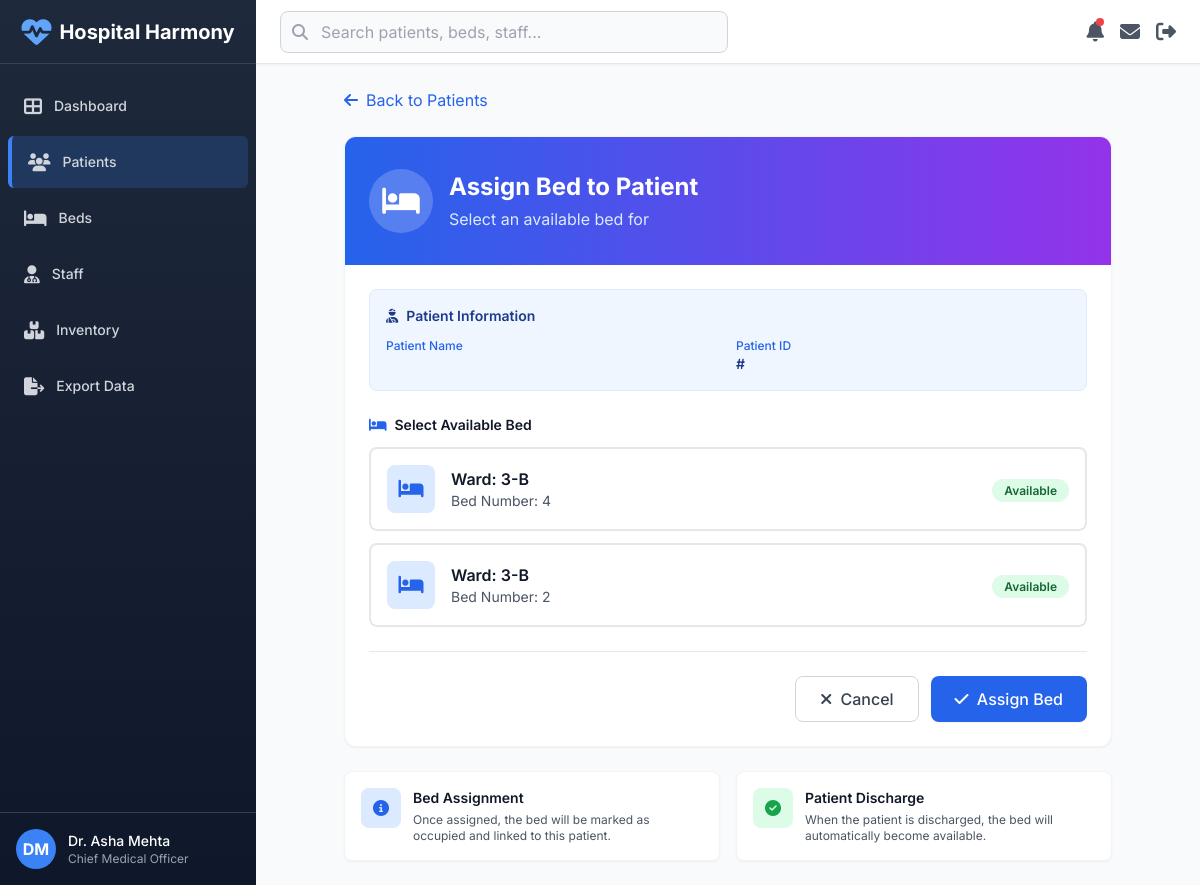
/patients/assign/4 (signed in), run on an earlier commit of the app's database.
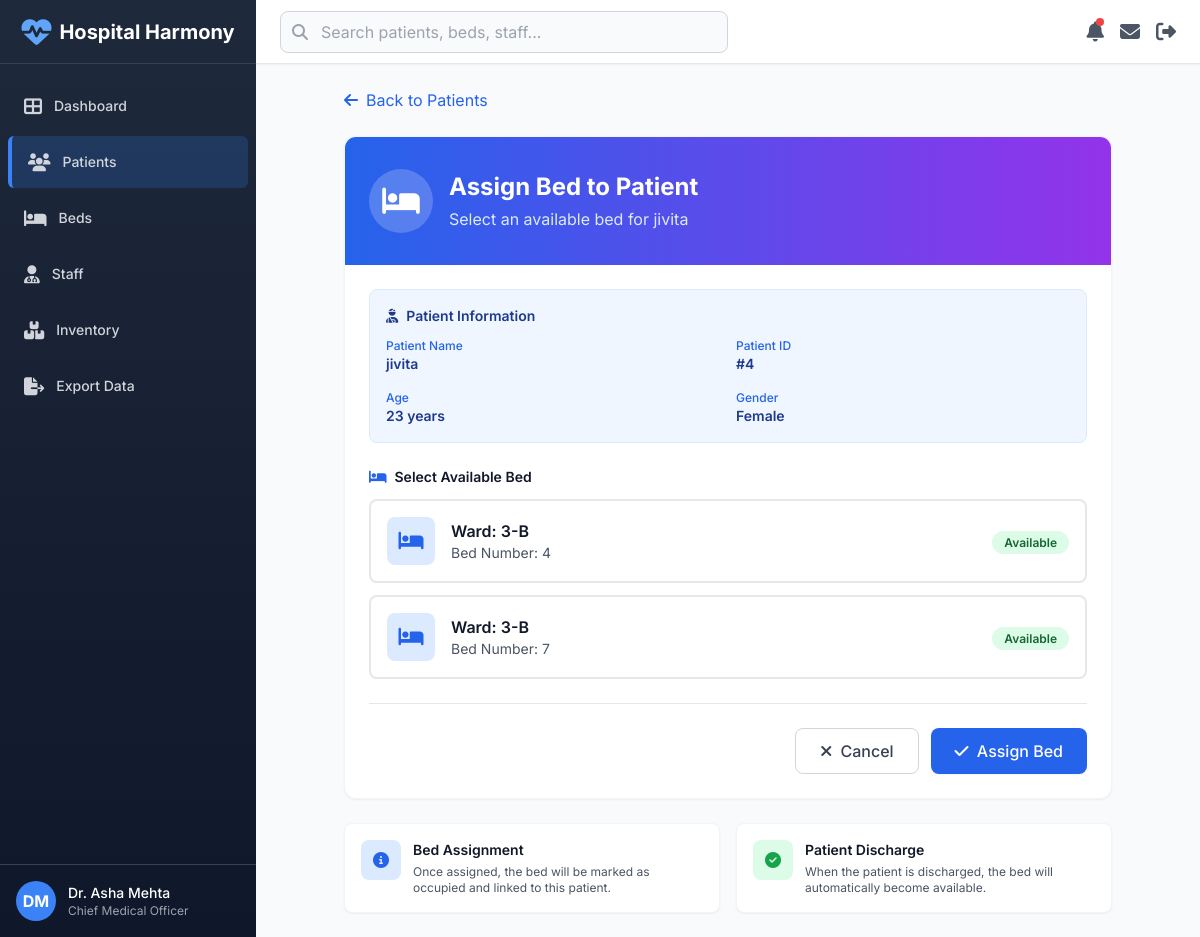
And on a later commit of the database.
### tables this page shows
CREATE TABLE beds (
    id INTEGER PRIMARY KEY AUTOINCREMENT,
    ward TEXT NOT NULL,
    bed_number TEXT NOT NULL,
    status TEXT NOT NULL DEFAULT 'available'
);

CREATE TABLE patients (
    id INTEGER PRIMARY KEY AUTOINCREMENT,
    name TEXT NOT NULL,
    age INTEGER,
    gender TEXT,
    admission_reason TEXT,
    bed_id INTEGER,
    FOREIGN KEY(bed_id) REFERENCES beds(id)
);

### app.py (the view)
@app.route('/patients/assign/<int:pid>')
@login_required
def assign_bed(pid):
    db = get_db(); cur = db.cursor()
    cur.execute("SELECT * FROM beds WHERE status='available'")
    beds = cur.fetchall()
    cur.execute('SELECT * FROM patients WHERE id=?', (pid,))
    patient = cur.fetchone()
    return render_template('assign_bed.html', patient=patient, beds=beds)

### app.py (called while the page is built)
def login_required(f):
    @wraps(f)
    def wrapped(*args, **kwargs):
        if 'user' not in session:
            return redirect(url_for('login'))
        return f(*args, **kwargs)
    return wrapped

### database.py (called while the page is built)
def get_db():
    global _conn
    if _conn is None:
        _conn = sqlite3.connect(DB_PATH, check_same_thread=False)
        _conn.row_factory = sqlite3.Row
    return _conn

### templates/assign_bed.html (shortened to what the changed rows need)
{% extends "layout.html" %}
{% block content %}
<div class="max-w-3xl mx-auto">
    <div class="bg-white rounded-xl shadow-sm border border-gray-100 overflow-hidden">
        <div class="bg-gradient-to-r from-blue-600 to-purple-600 px-6 py-8 text-white">
            <div class="flex items-center">
                <div>
                    <h1 class="text-2xl font-bold">Assign Bed to Patient</h1>
                    <p class="text-blue-100 mt-1">Select an available bed for {{ patient['name'] }}</p>
                </div>
            </div>
        </div>
        <div class="p-6">
            <div class="bg-blue-50 rounded-lg p-4 mb-6 border border-blue-100">
                <div class="grid grid-cols-2 gap-4">
                    <div>
                        <p class="text-xs text-blue-600 font-medium">Patient Name</p>
                        <p class="text-sm font-semibold text-blue-900">{{ patient['name'] }}</p>
                    </div>
                    <div>
                        <p class="text-xs text-blue-600 font-medium">Patient ID</p>
                        <p class="text-sm font-semibold text-blue-900">#{{ patient['id'] }}</p>
                    </div>
                    {% if patient['age'] %}
                    <div>
                        <p class="text-xs text-blue-600 font-medium">Age</p>
                        <p class="text-sm font-semibold text-blue-900">{{ patient['age'] }} years</p>
                    </div>
                    {% endif %}
                    {% if patient['gender'] %}
                    <div>
                        <p class="text-xs text-blue-600 font-medium">Gender</p>
                        <p class="text-sm font-semibold text-blue-900">{{ patient['gender'] }}</p>
                    </div>
                    {% endif %}
                </div>
            </div>
            <form method="POST" action="/patients/assign/save" class="space-y-6">
                <div>
                    {% if beds %}
                        <div class="space-y-3">
                            {% for b in beds %}
                            <label class="block">
                                <div class="peer-checked:border-blue-500 peer-checked:bg-blue-50 border-2 border-gray-200 rounded-lg p-4 cursor-pointer hover:border-blue-300 transition">
                                    <div class="flex items-center justify-between">
                                        <div class="flex items-center">
                                            <div class="w-12 h-12 bg-blue-100 rounded-lg flex items-center justify-center mr-4">
                                                <i class="fas fa-bed text-blue-600 text-xl"></i>
                                            </div>
                                            <div>
                                                <h4 class="font-semibold text-gray-900">Ward: {{ b['ward'] }}</h4>
                                                <p class="text-sm text-gray-600">Bed Number: {{ b['bed_number'] }}</p>
                                            </div>
                                        </div>
                                        <div class="peer-checked:hidden block">
                                            <span class="px-3 py-1 text-xs font-semibold rounded-full bg-green-100 text-green-800">
                                                Available
                                            </span>
                                        </div>
                                    </div>
                                </div>
                            </label>
                            {% endfor %}
                        </div>
                    {% endif %}
                </div>
            </form>
        </div>
    </div>
</div>
{% endblock %}

What changed in the data, as far as the page shows it:
no longer on this page (row edited): beds: ward "3-B", bed_number "2"
added patients: name "jivita", id "4", age "23", gender "Female"
added beds: ward "3-B", bed_number "7"
Also different on the page:
text now shown: "Age years Gender"
